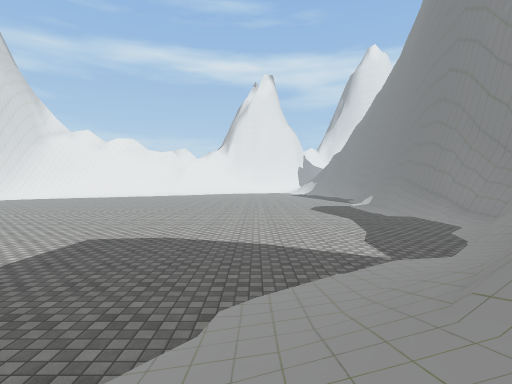
[1] (above)

20 first-person views from a walk through a scene from a Unity 3-D project. The camera is 1.5 m above the floor, tilts 2° down and sees 80° across. The floor is counted in squares, 2 m on a side. Each view is taken from the middle of a square. On the plan, view 1 faces up. The plan holds only what a view shows up to about 10 squares ahead; the rest is blank. The place goes on beyond the plan. Some animated figures are left out. Some surface patterns are stand-ins.

[2]
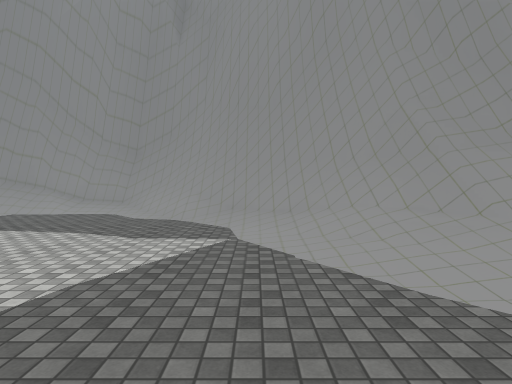

[3]
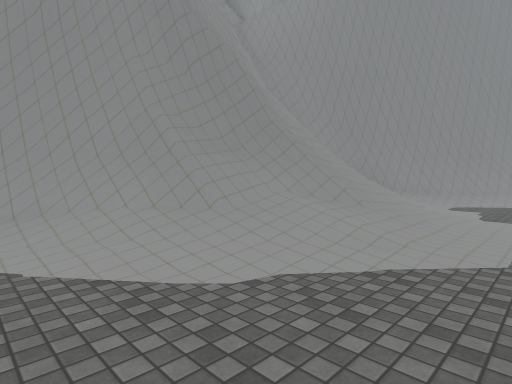

[4]
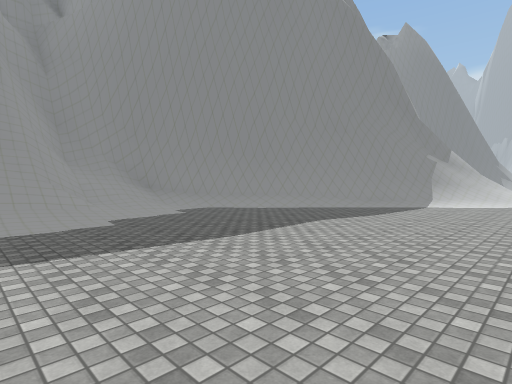

[5]
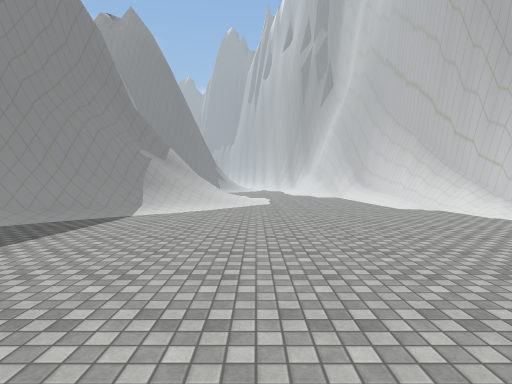

[6]
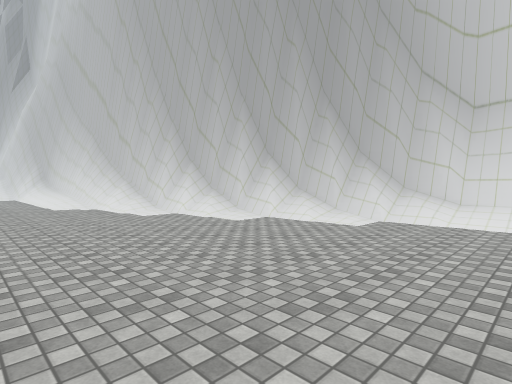

[7]
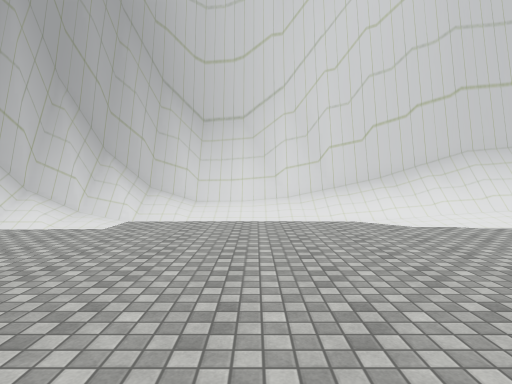

[8]
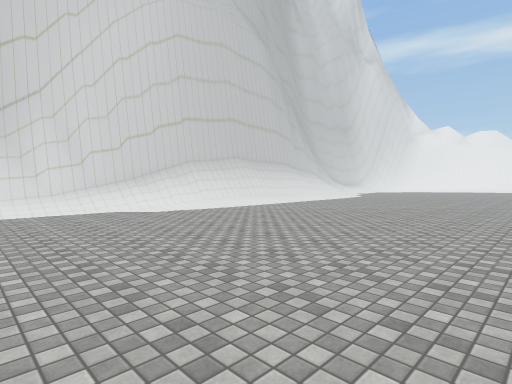

[9]
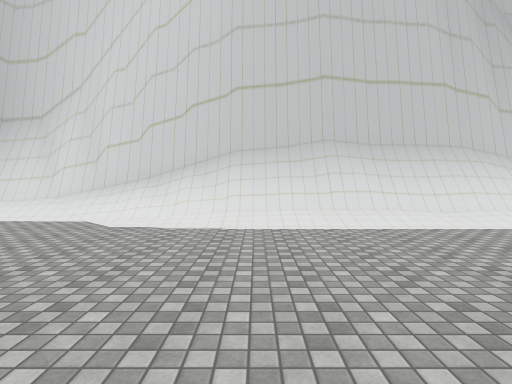

[10]
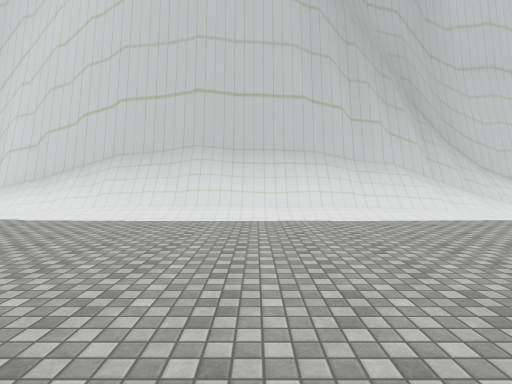

[11]
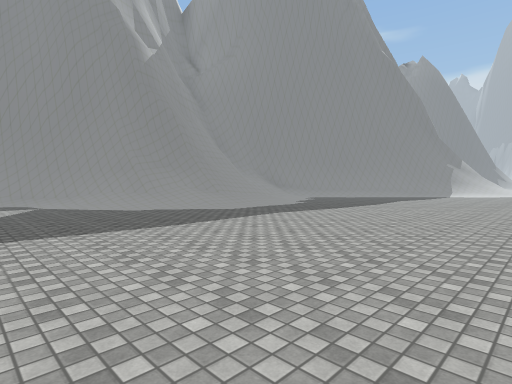

[12]
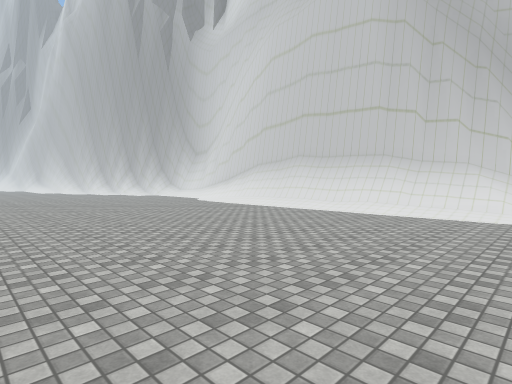

[13]
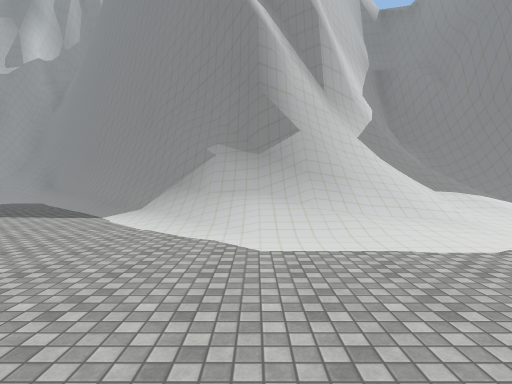

[14]
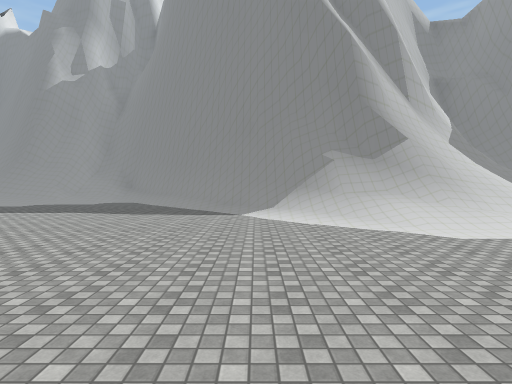

[15]
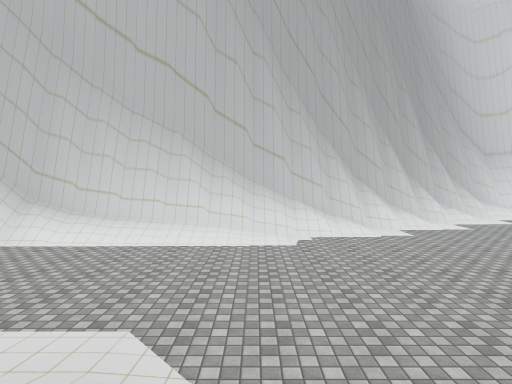

[16]
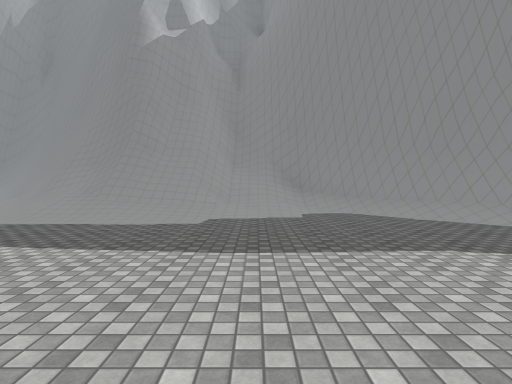

[17]
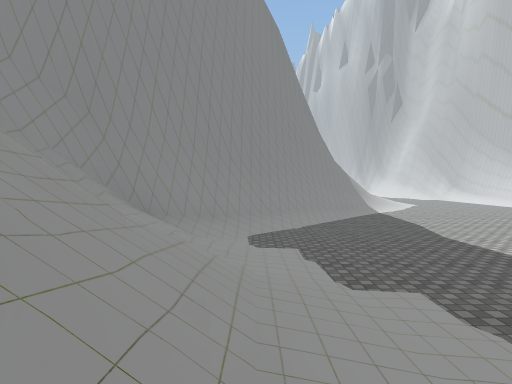

[18]
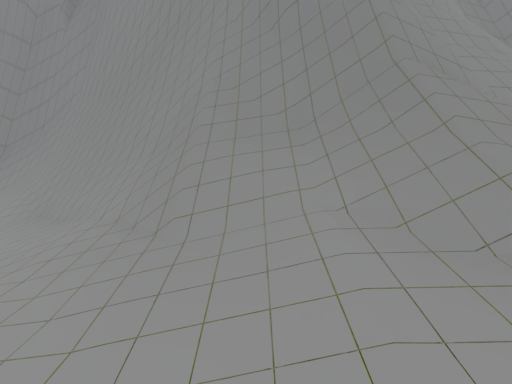

[19]
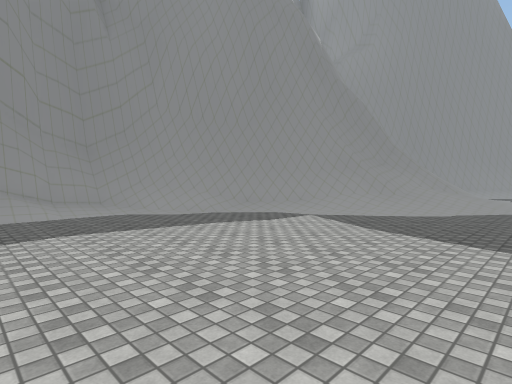

[20]
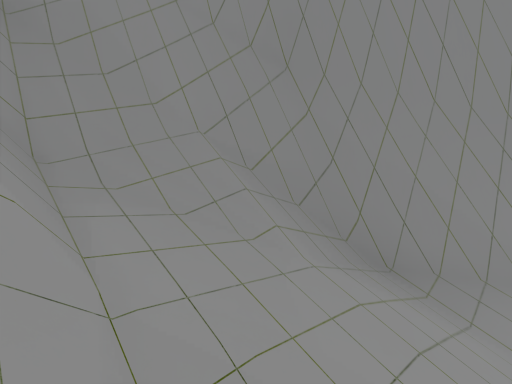

### Floor plan
Key: @ floor where view 1 was taken; # wall or solid block; . floor; / step, stairs or slope; = window, fence, low wall or low ledge.
Columns run from 16 left of view 1 to 6 right of it. Each row starts with its distance up from view 1.
 10 #/. ................./#
  9 ##/................../#
  8  #/................../#
  7  #/................../#
  6  #/..................##
  5  #/.................##
  4  #/................##
  3  #/............../##
  2  #/.............//#.
  1 .//............//
  0 ./............./@#
 -1 ./.............//#
 -2 #/.............//#.
 -3 #/..............//#.
 -4 #/..............//#.
 -5 ##..............//#.
 -6  #............../##
 -7  ##............/##
 -8   #.........../##
 -9   ##..........##
-10    #/........##
-11    #/.......##
-12    ./....../#.
-13    .#/....//#
-14     #/...//##
-15     #/..../#.
-16     #/...///
-17     .=....//

Where each view was taken, in squares from view 1:
view 1: 0 up, 0 right, facing up
view 2: 4 up, 2 left, facing right
view 3: 4 up, 2 left, facing down-right
view 4: 1 down, 7 left, facing down-right
view 5: 4 down, 7 left, facing down
view 6: 3 down, 9 left, facing down-left
view 7: 3 down, 9 left, facing left
view 8: 4 down, 7 left, facing up-left
view 9: 2 up, 9 left, facing left
view 10: 5 up, 8 left, facing left
view 11: 6 up, 8 left, facing down-right
view 12: 10 up, 7 left, facing down-left
view 13: 14 down, 11 left, facing right
view 14: 11 down, 12 left, facing right
view 15: 13 down, 5 left, facing left
view 16: 4 down, 7 left, facing right
view 17: 0 up, 0 right, facing down
view 18: 1 up, 1 left, facing right
view 19: 10 up, 2 left, facing down-right
view 20: 3 down, 1 right, facing down-right
